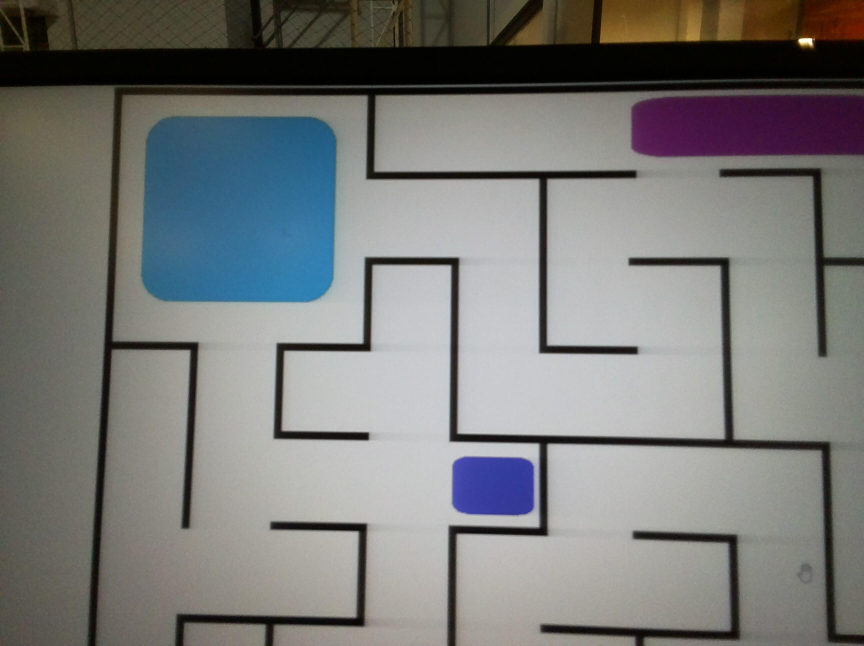
#> input picture 1.jpeg, 2592 x 1936 px (shown at 1/3 size)
$ python panorama.py
#> lines starting #> are read from the running program, lines starting #| are printed output that depends on the picture; after the words box and inside, x2 and y2 are one past the last pixel; in counts of white or black regions, pixels touching at a corner belong together
# -*- coding: utf-8 -*-
import cv2
import numpy as np
import matplotlib.pyplot as plt
import os
import sys

# Forzar UTF-8 en la salida del terminal (necesario en Windows)
sys.stdout.reconfigure(encoding="utf-8")

# ── Configuración: pon aquí tus imágenes EN EL ORDEN que quieras ──────────────
image_paths = [
    "1.jpeg",   # img 1
    "2.jpeg",   # img 2
    "3.jpeg",   # img 3
    "4.jpeg",   # img 4
    "5.jpeg",   # img 5
    "6.jpeg",   # img 6
]

OUTPUT_DIR = r"C:\Users\Usuario\OneDrive\Documentos\Programación\Vision_Dron\panoramas"
os.makedirs(OUTPUT_DIR, exist_ok=True)

# ─────────────────────────────────────────────────────────────────────────────
# Funciones base (sin cambios respecto al código original)
# ─────────────────────────────────────────────────────────────────────────────

def detect_features(image_bgr, n_features=3000):
    """Detecta keypoints y calcula descriptores ORB."""
    gray = cv2.cvtColor(image_bgr, cv2.COLOR_BGR2GRAY)
    orb = cv2.ORB_create(nfeatures=n_features)
    keypoints, descriptors = orb.detectAndCompute(gray, None)
    return keypoints, descriptors


def match_features(desc1, desc2, ratio=0.75):
    """BFMatcher Hamming + prueba de ratio de Lowe."""
    bf = cv2.BFMatcher(cv2.NORM_HAMMING, crossCheck=False)
    raw_matches = bf.knnMatch(desc1, desc2, k=2)
    good = [m for m, n in raw_matches if m.distance < ratio * n.distance]
    return good


def compute_homography(kp_src, kp_dst, matches, reproj_thresh=4.0):
    """Homografía H (dst ≈ H·src) con RANSAC."""
    if len(matches) < 4:
        raise ValueError(f"Se necesitan ≥4 matches, se tienen {len(matches)}")
    src_pts = np.float32([kp_src[m.queryIdx].pt for m in matches]).reshape(-1, 1, 2)
    dst_pts = np.float32([kp_dst[m.trainIdx].pt for m in matches]).reshape(-1, 1, 2)
    H, mask = cv2.findHomography(src_pts, dst_pts, cv2.RANSAC, reproj_thresh)
    inliers = int(mask.sum()) if mask is not None else 0
    print(f"    Inliers RANSAC: {inliers}/{len(matches)}")
    return H


def warp_and_blend(img_src, img_dst, H):
    """Proyecta img_src sobre img_dst y devuelve la imagen fusionada."""
    h_src, w_src = img_src.shape[:2]
    h_dst, w_dst = img_dst.shape[:2]

    corners_src = np.float32(
        [[0, 0], [w_src, 0], [w_src, h_src], [0, h_src]]
    ).reshape(-1, 1, 2)
    corners_proj = cv2.perspectiveTransform(corners_src, H)

    all_corners = np.concatenate([
        corners_proj,
        np.float32([[0, 0], [w_dst, 0], [w_dst, h_dst], [0, h_dst]]).reshape(-1, 1, 2)
    ], axis=0)

    x_min, y_min = np.floor(all_corners[:, 0, :].min(axis=0)).astype(int)
    x_max, y_max = np.ceil(all_corners[:, 0, :].max(axis=0)).astype(int)

    T = np.array([[1, 0, -x_min],
                  [0, 1, -y_min],
                  [0, 0,      1]], dtype=np.float64)

    canvas_w = x_max - x_min
    canvas_h = y_max - y_min

    warped = cv2.warpPerspective(img_src, T @ H, (canvas_w, canvas_h))

    # Guardar región de img_dst sin pisar píxeles ya warpeados
    roi = warped[-y_min:-y_min + h_dst, -x_min:-x_min + w_dst]
    mask_dst = np.all(roi == 0, axis=2)          # píxeles negros (vacíos)
    roi[~mask_dst] = img_dst[~mask_dst]           # conserva warped donde hay contenido
    roi[mask_dst]  = img_dst[mask_dst]            # rellena vacíos con img_dst

    return warped


# ─────────────────────────────────────────────────────────────────────────────
# Función que une UN par de imágenes y guarda el resultado
# ─────────────────────────────────────────────────────────────────────────────

def stitch_pair(img_a, img_b, label, show=True):
    """
    Une img_a (izquierda) con img_b (derecha).
    Guarda el resultado en disco y opcionalmente lo muestra.
    Devuelve la imagen fusionada en BGR.
    """
    print(f"\n{'='*50}")
    print(f"  Fusionando: {label}")
    print(f"{'='*50}")

    kp_a, desc_a = detect_features(img_a)
    kp_b, desc_b = detect_features(img_b)
    matches = match_features(desc_a, desc_b)
    print(f"  Matches buenos: {len(matches)}")

    H = compute_homography(kp_a, kp_b, matches)
    result = warp_and_blend(img_a, img_b, H)

    # Guardar en disco
    filename = label.replace(" ", "_").replace("+", "-") + ".jpg"
    out_path = os.path.join(OUTPUT_DIR, filename)
    cv2.imwrite(out_path, result)
    print(f"  Guardado: {out_path}")

    # Mostrar
    if show:
        plt.figure(figsize=(18, 5))
        plt.imshow(cv2.cvtColor(result, cv2.COLOR_BGR2RGB))
        plt.title(f"Panorama: {label}", fontsize=13)
        plt.axis("off")
        plt.tight_layout()
        plt.show()

    return result


# ─────────────────────────────────────────────────────────────────────────────
# Carga de imágenes con validación
# ─────────────────────────────────────────────────────────────────────────────

print("Cargando imágenes...")
images = []
for p in image_paths:
    img = cv2.imread(p)
#> img is the input picture: shape (1936, 2592, 3); mean B, G, R 120.1, 121.5, 120.6
    if img is None:
        raise FileNotFoundError(f"No se encontro o no se pudo leer: {p}")
    images.append(img)
    print(f"  OK {os.path.basename(p)}  ->  {img.shape[1]}x{img.shape[0]} px")
#|   OK 1.jpeg  ->  2592x1936 px

img1, img2, img3, img4, img5, img6 = images
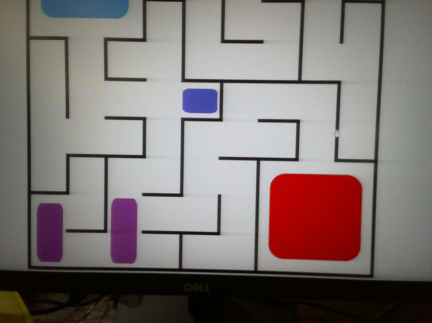
#> img4: shape (1936, 2592, 3) (shown at 1/6 size); mean B, G, R 114.9, 117, 127.1

# ─────────────────────────────────────────────────────────────────────────────
# GRUPO A — imgs 1, 2, 3
#   Paso A1: 1 + 2  -> P12
#   Paso A2: P12 + 3 -> P123
# ─────────────────────────────────────────────────────────────────────────────

print("\n\n=== GRUPO A: imagenes 1-2-3 ===")

P12  = stitch_pair(img1, img2,  "P12")
#> in detect_features, `keypoints, descriptors = orb.detectAndCompute(gray, None)`: keypoints = 761 keypoints; strongest (x, y, size): (2397, 122, 111.1), (2398, 119, 92.6), (2429, 118, 111.1), (2399, 119, 77.1)
#> in stitch_pair, `kp_a, desc_a = detect_features(img_a)`: kp_a has the same summary as keypoints in detect_features
#> in detect_features (call 2), `keypoints, descriptors = orb.detectAndCompute(gray, None)`: keypoints = 743 keypoints; strongest (x, y, size): (1440, 1512, 111.1), (1168, 1258, 111.1), (2481, 55, 53.6), (2484, 62, 44.6)
#> in stitch_pair, `kp_b, desc_b = detect_features(img_b)`: kp_b has the same summary as keypoints in detect_features
#> in match_features, `raw_matches = bf.knnMatch(desc1, desc2, k=2)`: raw_matches = 761 matches
#> in match_features, `good = [m for m, n in raw_matches if m.distance < ratio * n.distance]`: good = 143 matches
#|   Matches buenos: 143
#> in compute_homography, `src_pts = np.float32([kp_src[m.queryIdx].pt for m in matches]).reshape..`: src_pts = 143 rows, first 8: [2396, 121], [1617, 540], [1375, 775], [1640, 1034], [1112, 1050], [846, 1290], [1376, 1296], [1640, 1334]
#> in compute_homography, `dst_pts = np.float32([kp_dst[m.trainIdx].pt for m in matches]).reshape..`: dst_pts = 143 rows, first 8: [2436.5, 60.48], [1726, 1237], [950.4, 720], [1202.4, 967.2], [696, 984], [1204.8, 968.4], [946, 1222], [1197, 1257]
#> in compute_homography, `H, mask = cv2.findHomography(src_pts, dst_pts, cv2.RANSAC, reproj_thre..`: H = [[0.976, 0.0052, -379.8], [0.00258, 0.999, -47.31], [4.29e-06, 1.45e-05, 1]]; mask = 143 values, max 1 at index 2, min 0 at index 0, mean 0.357
#> in compute_homography, `inliers = int(mask.sum()) if mask is not None else 0`: inliers = 51
#|     Inliers RANSAC: 51/143
#> in warp_and_blend, `corners_proj = cv2.perspectiveTransform(corners_src, H)`: corners_proj = [[-379.8, -47.31], [2127.6, -40.19], [2079.9, 1822.7], [-359.7, 1835.9]]
#> in warp_and_blend, `all_corners = np.concatenate([ corners_proj, np.float32([[0, 0], [w_ds..`: all_corners = [[-379.8, -47.31], [2127.6, -40.19], [2079.9, 1822.7], [-359.7, 1835.9], [0, 0], [2592, 0], [2592, 1936], [0, 1936]]
#> in warp_and_blend, `x_min, y_min = np.floor(all_corners[:, 0, :].min(axis=0)).astype(int)`: x_min = -380; y_min = -48
#> in warp_and_blend, `x_max, y_max = np.ceil(all_corners[:, 0, :].max(axis=0)).astype(int)`: x_max = 2592; y_max = 1936
#> in warp_and_blend, `T = np.array([[1, 0, -x_min], [0, 1, -y_min], [0, 0,      1]], dtype=n..`: T = [[1, 0, 380], [0, 1, 48], [0, 0, 1]]
#> in warp_and_blend, `canvas_w = x_max - x_min`: canvas_w = 2972
#> in warp_and_blend, `canvas_h = y_max - y_min`: canvas_h = 1984
#> in warp_and_blend, `warped = cv2.warpPerspective(img_src, T @ H, (canvas_w, canvas_h))`:
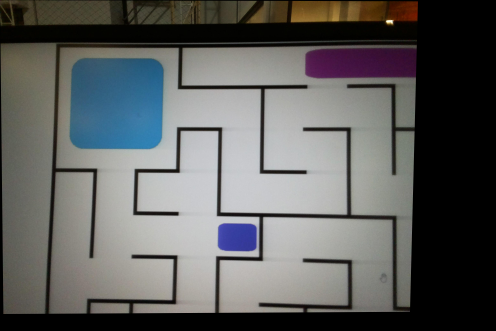
#> warped: shape (1984, 2972, 3) (shown at 1/6 size); mean B, G, R 93.8, 94.9, 94.2
#> in warp_and_blend, `mask_dst = np.all(roi == 0, axis=2)`:
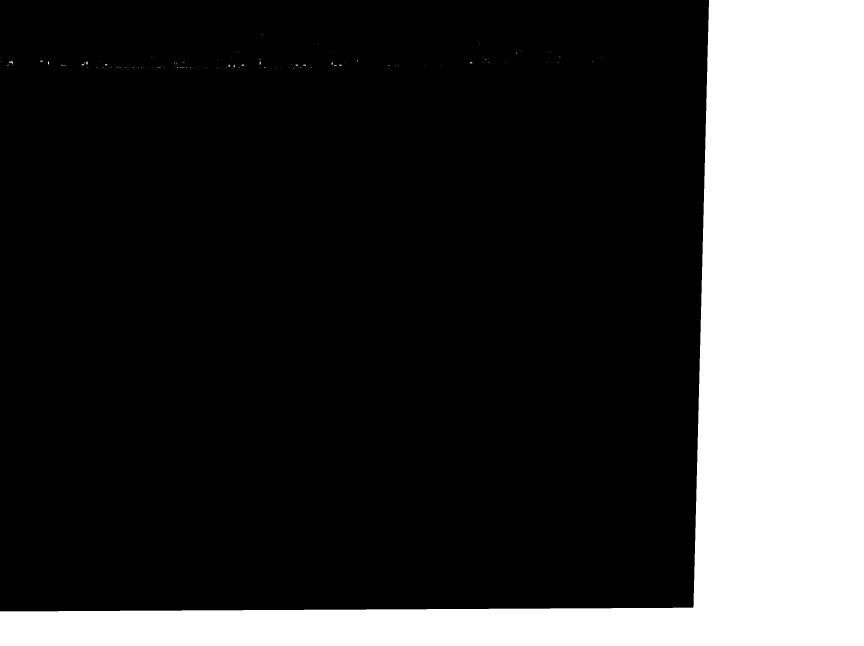
#> mask_dst: shape (1936, 2592) bool (shown at 1/3 size); 23.3% white; 115 white regions (99 under 20 px), largest, box (x1, y1, x2, y2) and area: (0, 0, 2592, 1936) 1171016, (27, 182, 38, 193) 50, (259, 185, 263, 193) 31
P123 = stitch_pair(P12,  img3,  "P123")
#> in detect_features (call 3), `keypoints, descriptors = orb.detectAndCompute(gray, None)`: keypoints = 1021 keypoints; strongest (x, y, size): (2861, 105, 92.6), (2856, 118, 111.1), (2816, 107, 92.6), (2868, 104, 64.3)
#> in stitch_pair (call 2), `kp_a, desc_a = detect_features(img_a)`: kp_a has the same summary as keypoints in detect_features
#> in detect_features (call 4), `keypoints, descriptors = orb.detectAndCompute(gray, None)`: keypoints = 898 keypoints; strongest (x, y, size): (2490, 99, 92.6), (2491, 100, 77.1), (2440, 96, 92.6), (1483, 1541, 111.1)
#> in stitch_pair (call 2), `kp_b, desc_b = detect_features(img_b)`: kp_b has the same summary as keypoints in detect_features
#> in match_features (call 2), `raw_matches = bf.knnMatch(desc1, desc2, k=2)`: raw_matches = 1021 matches
#> in match_features (call 2), `good = [m for m, n in raw_matches if m.distance < ratio * n.distance]`: good = 162 matches
#|   Matches buenos: 162
#> in compute_homography (call 2), `src_pts = np.float32([kp_src[m.queryIdx].pt for m in matches]).reshape..`: src_pts = 162 rows, first 8: [2862, 119], [1588, 537], [2100, 768], [1838, 1027], [1326, 1270], [1326, 1272], [2080, 1284], [2106, 1285]
#> in compute_homography (call 2), `dst_pts = np.float32([kp_dst[m.trainIdx].pt for m in matches]).reshape..`: dst_pts = 162 rows, first 8: [2489, 114], [1254, 1287.6], [1770, 770], [1523, 520], [1007, 1248], [1006.8, 1248], [1255, 1289], [1768.8, 1275.6]
#|     Inliers RANSAC: 90/162

# ─────────────────────────────────────────────────────────────────────────────
# GRUPO B — imgs 4, 5, 6
#   Paso B1: 4 + 5  -> P45
#   Paso B2: P45 + 6 -> P456
# ─────────────────────────────────────────────────────────────────────────────

print("\n\n=== GRUPO B: imagenes 4-5-6 ===")

P45  = stitch_pair(img4, img5,  "P45")
#> in detect_features (call 5), `keypoints, descriptors = orb.detectAndCompute(gray, None)`: keypoints = 780 keypoints; strongest (x, y, size): (1315, 1172, 111.1), (1315, 946, 111.1), (1548, 720, 111.1), (856, 1165, 111.1)
#> in stitch_pair (call 3), `kp_a, desc_a = detect_features(img_a)`: kp_a has the same summary as keypoints in detect_features
#> in detect_features (call 6), `keypoints, descriptors = orb.detectAndCompute(gray, None)`: keypoints = 760 keypoints; strongest (x, y, size): (1469, 1150, 111.1), (1036, 441, 111.1), (1713, 706, 111.1), (1227, 1132, 92.6)
#> in stitch_pair (call 3), `kp_b, desc_b = detect_features(img_b)`: kp_b has the same summary as keypoints in detect_features
#> in match_features (call 3), `raw_matches = bf.knnMatch(desc1, desc2, k=2)`: raw_matches = 780 matches
#> in match_features (call 3), `good = [m for m, n in raw_matches if m.distance < ratio * n.distance]`: good = 171 matches
#|   Matches buenos: 171
#> in compute_homography (call 3), `src_pts = np.float32([kp_src[m.queryIdx].pt for m in matches]).reshape..`: src_pts = 171 rows, first 8: [1315, 497], [1777, 741], [1771, 946], [626, 950], [1323, 1166], [621, 1375], [852, 1382], [1320, 1409]
#> in compute_homography (call 3), `dst_pts = np.float32([kp_dst[m.trainIdx].pt for m in matches]).reshape..`: dst_pts = 171 rows, first 8: [1011, 689], [1489, 478], [1007, 899], [1489, 478], [2196, 482.4], [756, 1355], [996, 1363.2], [1042, 449]
#|     Inliers RANSAC: 101/171
P456 = stitch_pair(P45,  img6,  "P456")
#> call 4 of stitch_pair, with label = 'P456', show = True
#> in detect_features (call 7), `gray = cv2.cvtColor(image_bgr, cv2.COLOR_BGR2GRAY)`:
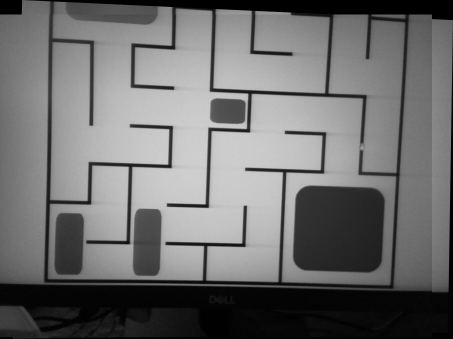
#> gray: shape (2033, 2718) (shown at 1/6 size); min 0, max 213, mean 110.6
#> in detect_features (call 7), `keypoints, descriptors = orb.detectAndCompute(gray, None)`: keypoints = 872 keypoints; strongest (x, y, size): (1476, 1014, 111.1), (1003, 1229, 111.1), (1475, 1015, 92.6), (1039, 527, 111.1)
#> in stitch_pair (call 4), `kp_a, desc_a = detect_features(img_a)`: kp_a has the same summary as keypoints in detect_features
#> in detect_features (call 8), `gray = cv2.cvtColor(image_bgr, cv2.COLOR_BGR2GRAY)`:
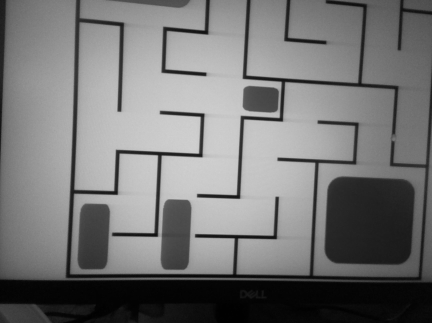
#> gray: shape (1936, 2592) (shown at 1/6 size); min 0, max 214, mean 117.5
#> in detect_features (call 8), `keypoints, descriptors = orb.detectAndCompute(gray, None)`: keypoints = 690 keypoints; strongest (x, y, size): (1186, 1172, 111.1), (964, 674, 111.1), (1229, 444, 111.1), (1670, 953, 111.1)
#> in stitch_pair (call 4), `kp_b, desc_b = detect_features(img_b)`: kp_b has the same summary as keypoints in detect_features
#> in match_features (call 4), `raw_matches = bf.knnMatch(desc1, desc2, k=2)`: raw_matches = 872 matches
#> in match_features (call 4), `good = [m for m, n in raw_matches if m.distance < ratio * n.distance]`: good = 180 matches
#|   Matches buenos: 180
#> in compute_homography (call 4), `src_pts = np.float32([kp_src[m.queryIdx].pt for m in matches]).reshape..`: src_pts = 180 rows, first 8: [1042, 536], [1259, 546], [1252, 767], [1013, 779], [1921, 1018], [1004, 1223], [1481, 1237], [1451, 1457]
#> in compute_homography (call 4), `dst_pts = np.float32([kp_dst[m.trainIdx].pt for m in matches]).reshape..`: dst_pts = 180 rows, first 8: [1246.8, 204], [1458, 468], [1448, 696], [1202, 704], [923, 1396], [1237, 452], [1673, 1183], [1225.2, 177.6]
#|     Inliers RANSAC: 91/180
#> in stitch_pair (call 4), `H = compute_homography(kp_a, kp_b, matches)`: H = [[1.09, -0.0234, 144.5], [0.038, 1.06, -141.2], [2.81e-05, -6.48e-06, 1]]
#> in warp_and_blend (call 4), `corners_proj = cv2.perspectiveTransform(corners_src, H)`: corners_proj = [[144.5, -141.2], [2884.3, -35.13], [2875.4, 1986.9], [98.22, 2035.9]]
#> in warp_and_blend (call 4), `all_corners = np.concatenate([ corners_proj, np.float32([[0, 0], [w_ds..`: all_corners = [[144.5, -141.2], [2884.3, -35.13], [2875.4, 1986.9], [98.22, 2035.9], [0, 0], [2592, 0], [2592, 1936], [0, 1936]]
#> in warp_and_blend (call 4), `x_min, y_min = np.floor(all_corners[:, 0, :].min(axis=0)).astype(int)`: y_min = -142
#> in warp_and_blend (call 4), `x_max, y_max = np.ceil(all_corners[:, 0, :].max(axis=0)).astype(int)`: x_max = 2885; y_max = 2036
#> in warp_and_blend (call 4), `T = np.array([[1, 0, -x_min], [0, 1, -y_min], [0, 0,      1]], dtype=n..`: T = [[1, 0, 0], [0, 1, 142], [0, 0, 1]]
#> in warp_and_blend (call 4), `canvas_w = x_max - x_min`: canvas_w = 2885
#> in warp_and_blend (call 4), `canvas_h = y_max - y_min`: canvas_h = 2178
#> in warp_and_blend (call 4), `roi = warped[-y_min:-y_min + h_dst, -x_min:-x_min + w_dst]`:
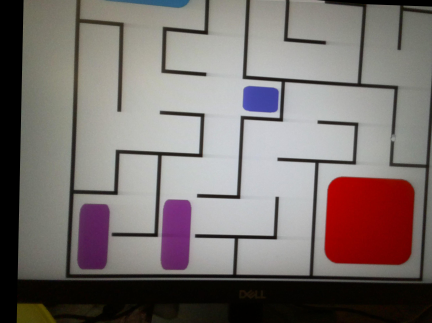
#> roi: shape (1936, 2592, 3) (shown at 1/6 size); mean B, G, R 110.2, 112.4, 121.4
#> in stitch_pair (call 4), `result = warp_and_blend(img_a, img_b, H)`:
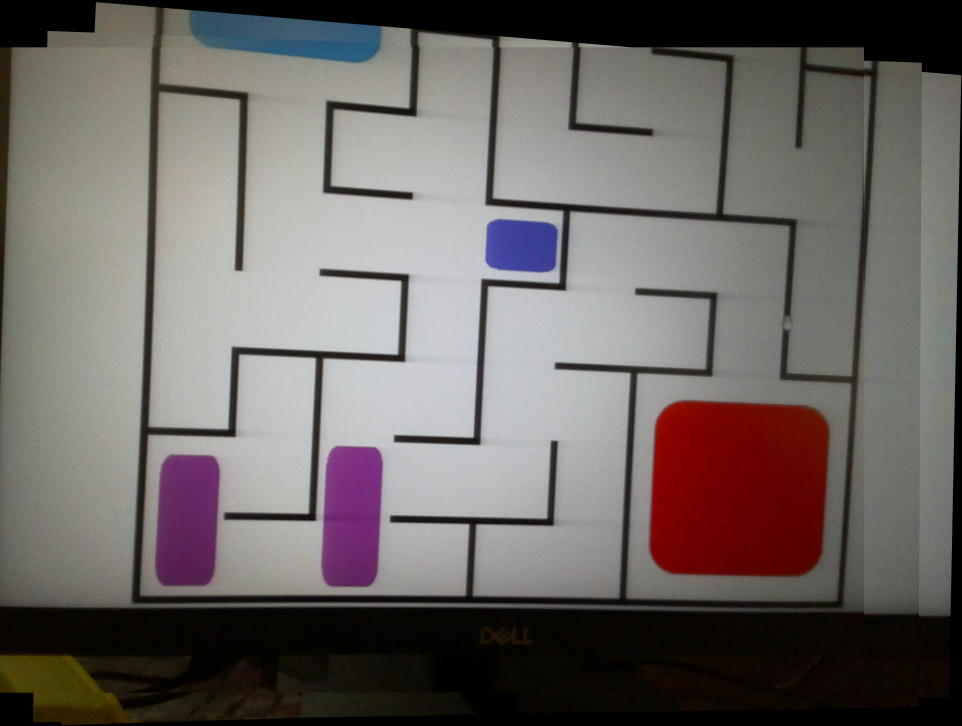
#> result: shape (2178, 2885, 3) (shown at 1/3 size); mean B, G, R 100.1, 102.7, 108.9

# ─────────────────────────────────────────────────────────────────────────────
# Resumen
# ─────────────────────────────────────────────────────────────────────────────

print(f"\n\n{'*'*50}")
print("  Resultados guardados:")
print(f"    Grupo A -> {os.path.join(OUTPUT_DIR, 'P12.jpg')}")
print(f"    Grupo A -> {os.path.join(OUTPUT_DIR, 'P123.jpg')}")
print(f"    Grupo B -> {os.path.join(OUTPUT_DIR, 'P45.jpg')}")
print(f"    Grupo B -> {os.path.join(OUTPUT_DIR, 'P456.jpg')}")
print(f"{'*'*50}\n")
